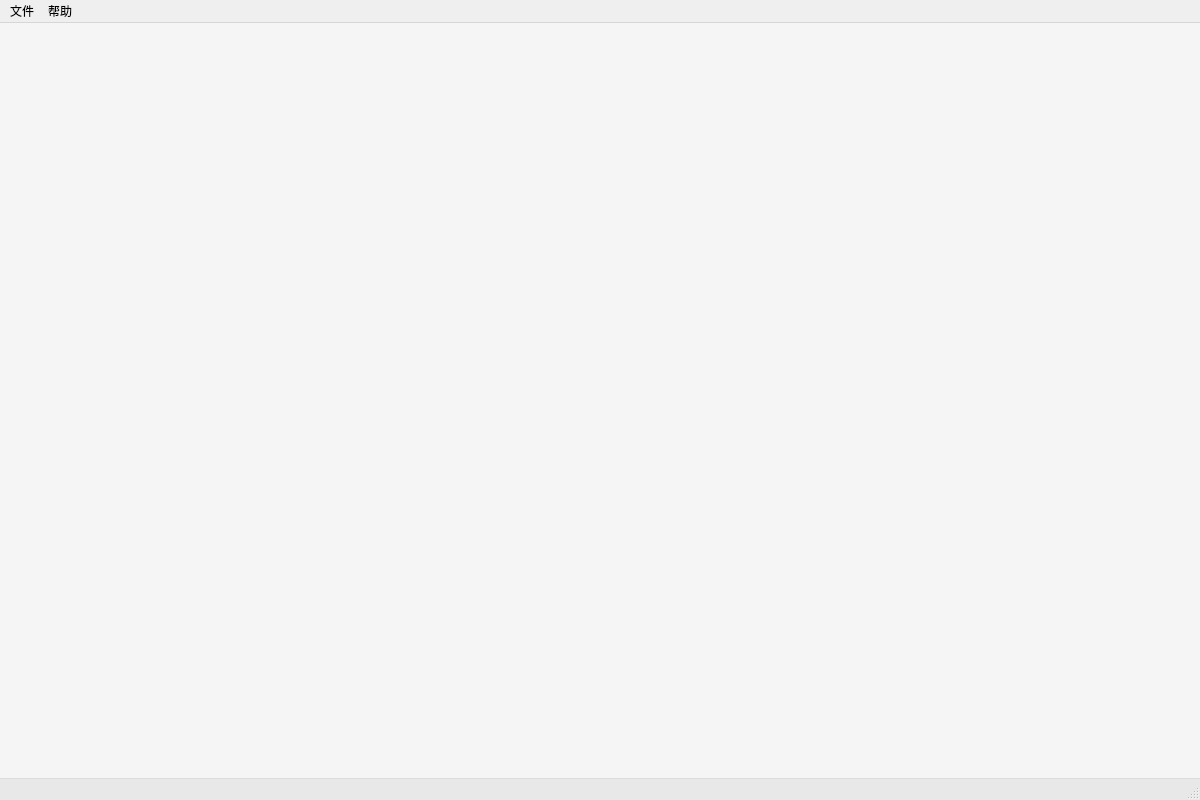
<?xml version="1.0" encoding="UTF-8"?>
<ui version="4.0">
 <class>MainWindow</class>
 <widget class="QMainWindow" name="MainWindow">
  <property name="geometry">
   <rect>
    <x>0</x>
    <y>0</y>
    <width>1200</width>
    <height>800</height>
   </rect>
  </property>
  <property name="windowTitle">
   <string>即时通讯系统</string>
  </property>
  <property name="styleSheet">
   <string notr="true">QMainWindow {
    background: #f5f5f5;
}

QStatusBar {
    background: #e8e8e8;
    border-top: 1px solid #ddd;
    color: #333;
    font-size: 12px;
}

QStatusBar::item {
    border: none;
}</string>
  </property>
  <widget class="QWidget" name="centralwidget"/>
  <widget class="QStatusBar" name="statusbar">
   <property name="styleSheet">
    <string notr="true">QStatusBar {
    background: #e8e8e8;
    border-top: 1px solid #ddd;
    color: #333;
    font-size: 12px;
}</string>
   </property>
  </widget>
  <widget class="QMenuBar" name="menubar">
   <property name="geometry">
    <rect>
     <x>0</x>
     <y>0</y>
     <width>1200</width>
     <height>22</height>
    </rect>
   </property>
   <widget class="QMenu" name="menuFile">
    <property name="title">
     <string>文件</string>
    </property>
    <addaction name="actionExit"/>
   </widget>
   <widget class="QMenu" name="menuHelp">
    <property name="title">
     <string>帮助</string>
    </property>
    <addaction name="actionAbout"/>
   </widget>
   <addaction name="menuFile"/>
   <addaction name="menuHelp"/>
  </widget>
  <action name="actionExit">
   <property name="text">
    <string>退出</string>
   </property>
   <property name="shortcut">
    <string>Ctrl+Q</string>
   </property>
  </action>
  <action name="actionAbout">
   <property name="text">
    <string>关于</string>
   </property>
  </action>
 </widget>
 <resources/>
 <connections/>
</ui>
